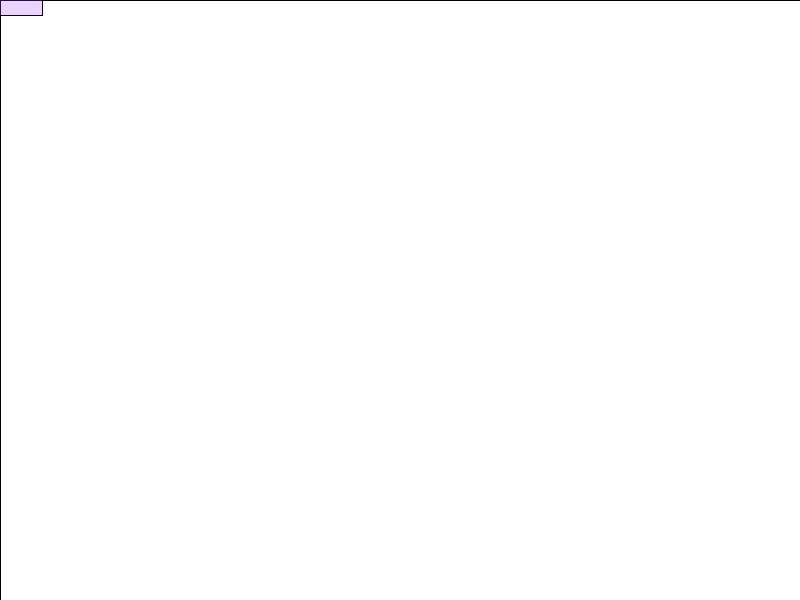
Frame 1 (no input)
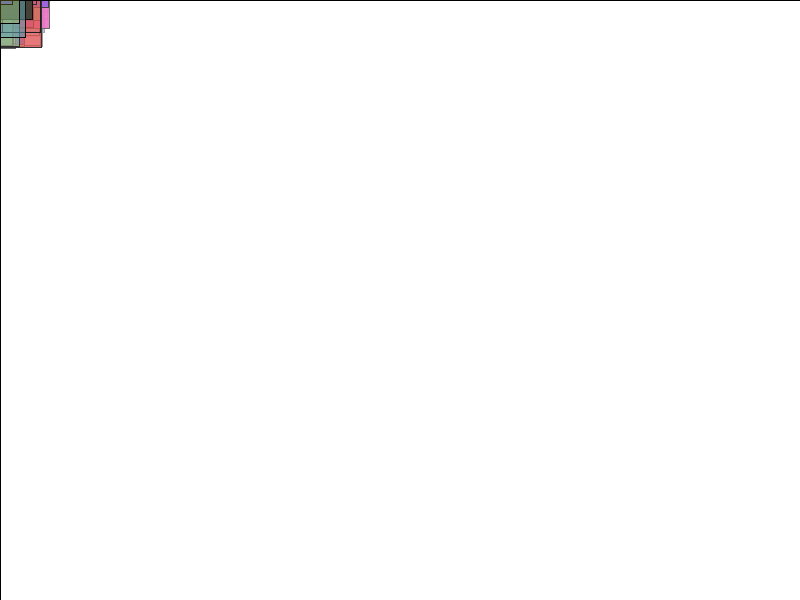
Frame 60 (the mouse pressed at the canvas centre just before this capture)
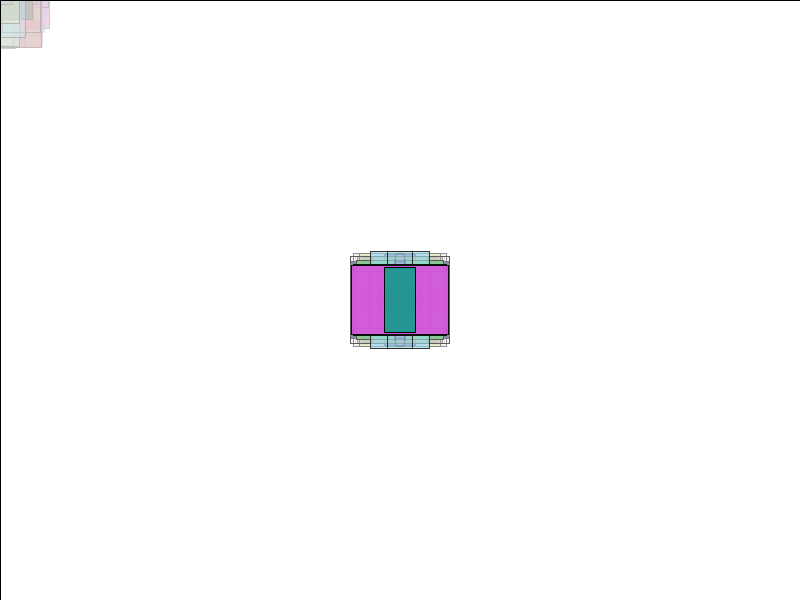
Frame 120 (the mouse held since frame 60 and released just before this capture)

The Processing sketch that drew these frames (run headless with seeded random() and noise(); from frame 60 on, the mouse is pressed at the canvas centre):

// Processing sketch: B_mysecondsketch
// ── B_mysecondsketch.pde

// my dog has fleas
/*
my
dog
has
fleas
*/

  float r, g, b, a, w, h; // GLOBAL variables


void setup()
{
  size(800, 600); // change the size
  
  rectMode(CENTER);
  
  r = 255;
  g = 255;
  b = 255;
  a = 255;
  
  background(255);
  
}

void draw()
{
  
  fill(255, 255, 255, 5);
  rectMode(CORNER);
  rect(0, 0, width, height);

  r = random(0, 255);
  g = random(0, 255);
  b = random(0, 255);
  a = random(0, 255);
  w = random(0, 100);
  h = random(0, 100);
  
  fill(r, g, b, a);
  rectMode(CENTER);
  rect(mouseX, mouseY, w, h);
}
